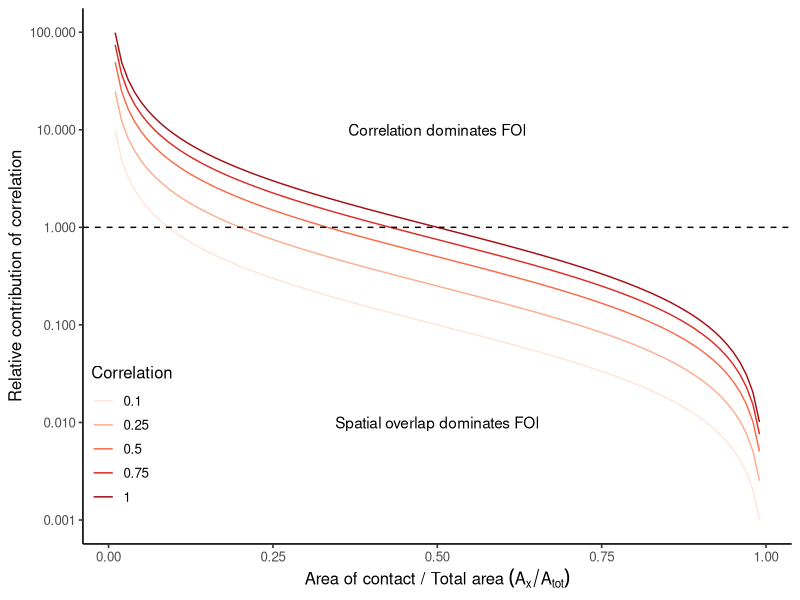
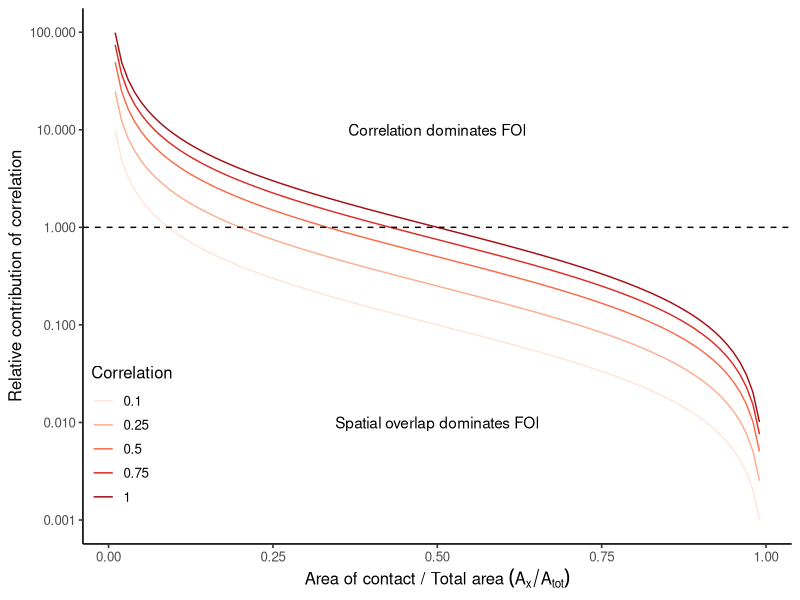

The R source for these figures, in order:
## Code for figure for analytical results
options(scipen = 999)
library(ggplot2)
library(data.table)

prob = seq(0.01, 0.99, len=100)
relative_contrib = ((1 - prob) / (prob))
corr_vals = c(0.1, 0.25, 0.5, 0.75, 1)
res = data.table(sapply(corr_vals, function(i) relative_contrib*i))
colnames(res) = as.character(corr_vals)
res$prob = prob
res_melt = melt(res, variable.name="corr", value.name="foi", id.var="prob")

ggplot(data=res_melt) + geom_line(aes(x=prob, y=foi, color=corr)) +   
			 geom_hline(aes(yintercept=1), linetype="dashed") +
			 theme_classic(base_size = 12) +
			 labs(colour="Correlation") +
			 annotate("text", x=0.5, y=10, label = "Correlation dominates FOI") +
			 annotate("text", x=0.5, y=0.01, label = "Spatial overlap dominates FOI") +
			 scale_color_manual(values=c('#fee5d9','#fcae91','#fb6a4a','#de2d26','#a50f15')) +
			 ylab("Relative contribution of correlation") + 
  xlab(expression(paste("Area of contact / Total area ", (A[x] / A[tot])))) +
  theme(legend.position = c(0,0.05), legend.justification = c(0,0), legend.background = element_rect(fill = NA))+
			 scale_y_log10(breaks=c(0.001, 0.01, 0.1, 1, 10, 100))

ggsave("../docs/figures/correlation_analytical_figure.pdf", width=6.5, height=5)